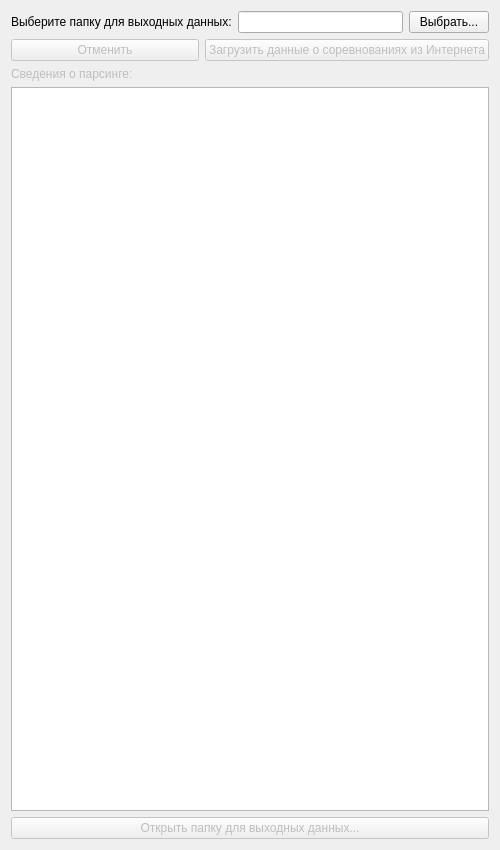
<?xml version="1.0" encoding="UTF-8"?>
<ui version="4.0">
 <class>Form</class>
 <widget class="QWidget" name="Form">
  <property name="geometry">
   <rect>
    <x>0</x>
    <y>0</y>
    <width>500</width>
    <height>850</height>
   </rect>
  </property>
  <property name="sizePolicy">
   <sizepolicy hsizetype="Preferred" vsizetype="Preferred">
    <horstretch>1</horstretch>
    <verstretch>1</verstretch>
   </sizepolicy>
  </property>
  <property name="minimumSize">
   <size>
    <width>500</width>
    <height>200</height>
   </size>
  </property>
  <property name="maximumSize">
   <size>
    <width>16777215</width>
    <height>16777215</height>
   </size>
  </property>
  <property name="baseSize">
   <size>
    <width>700</width>
    <height>300</height>
   </size>
  </property>
  <property name="windowTitle">
   <string>Парсинг данных с сайта</string>
  </property>
  <layout class="QVBoxLayout" name="verticalLayout">
   <item>
    <layout class="QHBoxLayout" name="horizontalLayout">
     <item>
      <widget class="QLabel" name="folder_select_label">
       <property name="text">
        <string>Выберите папку для выходных данных:</string>
       </property>
      </widget>
     </item>
     <item>
      <widget class="QLineEdit" name="input_folder">
       <property name="sizePolicy">
        <sizepolicy hsizetype="Expanding" vsizetype="Fixed">
         <horstretch>0</horstretch>
         <verstretch>0</verstretch>
        </sizepolicy>
       </property>
       <property name="focusPolicy">
        <enum>Qt::ClickFocus</enum>
       </property>
       <property name="readOnly">
        <bool>true</bool>
       </property>
       <property name="placeholderText">
        <string/>
       </property>
      </widget>
     </item>
     <item>
      <widget class="QPushButton" name="btn_choose_folder">
       <property name="text">
        <string>Выбрать...</string>
       </property>
      </widget>
     </item>
    </layout>
   </item>
   <item>
    <layout class="QHBoxLayout" name="horizontalLayout_2">
     <item>
      <widget class="QPushButton" name="btn_cancel">
       <property name="enabled">
        <bool>false</bool>
       </property>
       <property name="text">
        <string>Отменить</string>
       </property>
      </widget>
     </item>
     <item>
      <widget class="QPushButton" name="btn_start">
       <property name="enabled">
        <bool>false</bool>
       </property>
       <property name="text">
        <string>Загрузить данные о соревнованиях из Интернета</string>
       </property>
      </widget>
     </item>
    </layout>
   </item>
   <item>
    <widget class="QLabel" name="log_browser_label">
     <property name="enabled">
      <bool>false</bool>
     </property>
     <property name="text">
      <string>Сведения о парсинге:</string>
     </property>
    </widget>
   </item>
   <item>
    <widget class="QTextBrowser" name="log_browser">
     <property name="enabled">
      <bool>true</bool>
     </property>
     <property name="focusPolicy">
      <enum>Qt::NoFocus</enum>
     </property>
    </widget>
   </item>
   <item>
    <widget class="QPushButton" name="btn_open_folder">
     <property name="enabled">
      <bool>false</bool>
     </property>
     <property name="text">
      <string>Открыть папку для выходных данных...</string>
     </property>
    </widget>
   </item>
  </layout>
 </widget>
 <tabstops>
  <tabstop>btn_choose_folder</tabstop>
  <tabstop>btn_cancel</tabstop>
  <tabstop>btn_start</tabstop>
  <tabstop>log_browser</tabstop>
  <tabstop>btn_open_folder</tabstop>
 </tabstops>
 <resources/>
 <connections/>
</ui>
